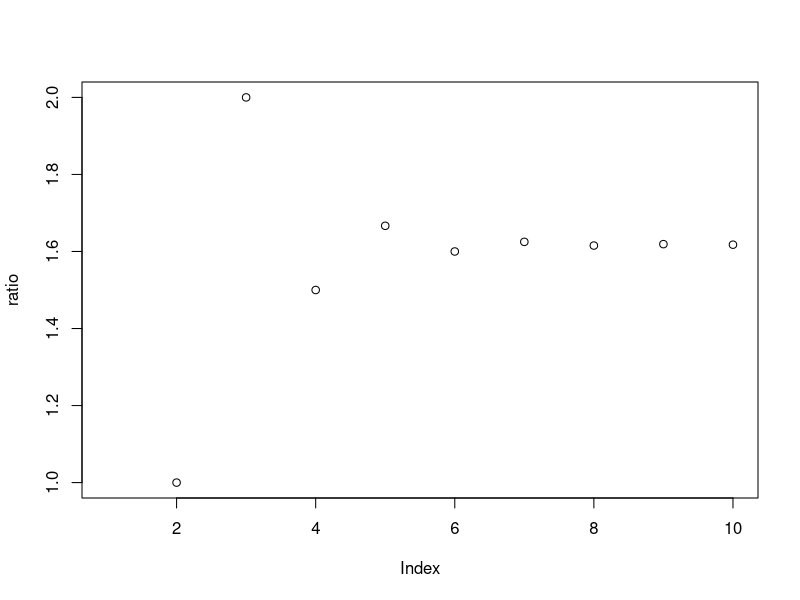

The R source for this figure:
# Physical Modeling in MATLAB by Allen B. Downey
# Chapter 4:  Vectors
# Exercise 4.6
# MATLAB script refactored into R

# The ratio of consecutive Fibonacci numbers, Fn+1/Fn, converges
# to a constant value as n increases. 
# Write a script that computes a vector with the first n elements of a 
# Fibonacci sequence (assuming that the variable n is defined), 
# and then computes a new vector that contains the ratios of consecutive
# Fibonacci numbers.
# Plot this vector to see if it seems to converge. 
# What value does it converge on?

n <- 10
F <- rep(NA, n) # initialize

F[1] <- 1
F[2] <- 1
for(i in 1:(n - 2)) {
  F[i + 2] <- F[i + 1] + F[i]
}

ratio <- rep(NA, n) # initialize
for(i in 1:(n - 1)) {
  ratio[i + 1] = F[i + 1]/F[i]
}

plot(ratio)